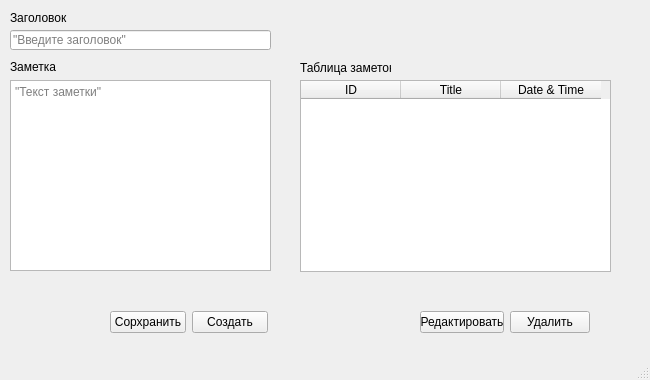
<?xml version="1.0" encoding="UTF-8"?>
<ui version="4.0">
 <class>mainWindow</class>
 <widget class="QMainWindow" name="mainWindow">
  <property name="geometry">
   <rect>
    <x>0</x>
    <y>0</y>
    <width>650</width>
    <height>380</height>
   </rect>
  </property>
  <property name="minimumSize">
   <size>
    <width>650</width>
    <height>380</height>
   </size>
  </property>
  <property name="maximumSize">
   <size>
    <width>650</width>
    <height>380</height>
   </size>
  </property>
  <property name="windowTitle">
   <string>Записная книжка</string>
  </property>
  <property name="styleSheet">
   <string notr="true"/>
  </property>
  <widget class="QWidget" name="centralwidget">
   <widget class="QLineEdit" name="lineEdit">
    <property name="geometry">
     <rect>
      <x>10</x>
      <y>30</y>
      <width>261</width>
      <height>20</height>
     </rect>
    </property>
    <property name="placeholderText">
     <string>&quot;Введите заголовок&quot;</string>
    </property>
   </widget>
   <widget class="QTextEdit" name="field_note">
    <property name="geometry">
     <rect>
      <x>10</x>
      <y>80</y>
      <width>261</width>
      <height>191</height>
     </rect>
    </property>
    <property name="placeholderText">
     <string>&quot;Текст заметки&quot;</string>
    </property>
   </widget>
   <widget class="QLabel" name="label_title">
    <property name="geometry">
     <rect>
      <x>10</x>
      <y>10</y>
      <width>61</width>
      <height>16</height>
     </rect>
    </property>
    <property name="text">
     <string>Заголовок</string>
    </property>
   </widget>
   <widget class="QLabel" name="label_note">
    <property name="geometry">
     <rect>
      <x>10</x>
      <y>60</y>
      <width>47</width>
      <height>13</height>
     </rect>
    </property>
    <property name="text">
     <string>Заметка</string>
    </property>
   </widget>
   <widget class="QLabel" name="label_notes">
    <property name="geometry">
     <rect>
      <x>300</x>
      <y>60</y>
      <width>91</width>
      <height>16</height>
     </rect>
    </property>
    <property name="text">
     <string>Таблица заметок</string>
    </property>
   </widget>
   <widget class="QTableWidget" name="table_notes">
    <property name="geometry">
     <rect>
      <x>300</x>
      <y>80</y>
      <width>311</width>
      <height>192</height>
     </rect>
    </property>
    <column>
     <property name="text">
      <string>ID</string>
     </property>
    </column>
    <column>
     <property name="text">
      <string>Title</string>
     </property>
    </column>
    <column>
     <property name="text">
      <string>Date &amp; Time</string>
     </property>
    </column>
   </widget>
   <widget class="QWidget" name="layoutWidget">
    <property name="geometry">
     <rect>
      <x>420</x>
      <y>310</y>
      <width>170</width>
      <height>25</height>
     </rect>
    </property>
    <layout class="QHBoxLayout" name="horizontalLayout">
     <item>
      <widget class="QPushButton" name="btn_edit">
       <property name="text">
        <string>Редактировать</string>
       </property>
      </widget>
     </item>
     <item>
      <widget class="QPushButton" name="btn_del">
       <property name="text">
        <string>Удалить</string>
       </property>
      </widget>
     </item>
    </layout>
   </widget>
   <widget class="QWidget" name="layoutWidget">
    <property name="geometry">
     <rect>
      <x>110</x>
      <y>310</y>
      <width>158</width>
      <height>25</height>
     </rect>
    </property>
    <layout class="QHBoxLayout" name="horizontalLayout_2">
     <item>
      <widget class="QPushButton" name="btn_save">
       <property name="text">
        <string>Сорхранить</string>
       </property>
      </widget>
     </item>
     <item>
      <widget class="QPushButton" name="btn_create">
       <property name="enabled">
        <bool>true</bool>
       </property>
       <property name="styleSheet">
        <string notr="true"/>
       </property>
       <property name="text">
        <string>Создать</string>
       </property>
      </widget>
     </item>
    </layout>
   </widget>
  </widget>
  <widget class="QMenuBar" name="menubar">
   <property name="geometry">
    <rect>
     <x>0</x>
     <y>0</y>
     <width>650</width>
     <height>21</height>
    </rect>
   </property>
  </widget>
  <widget class="QStatusBar" name="statusbar"/>
 </widget>
 <resources/>
 <connections/>
</ui>
